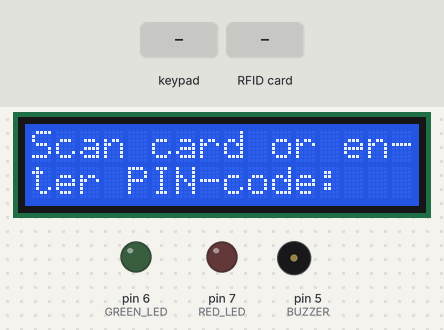
Simulated run of this sketch. Board: Arduino Uno, built with avr-gcc and run on an emulated ATmega328P. Parts: 16×2 character LCD, output pins drawn as LEDs (lit = HIGH), buzzer (waves = sounding). The inputs (shaded band) are chosen by the test bench. Pins used as bus, display or sensor lines are not drawn.

Above: at 1.3 s.
1.4 s: keypad keys 1 0 6 4 3 3 6 0 * pressed 0.4 s apart
At 5.5 s:
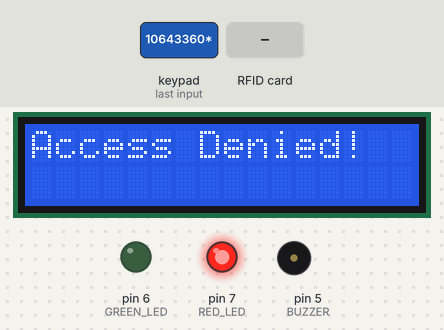
6.5 s: RFID card 03 70 EB FD held to the reader
At 8.4 s:
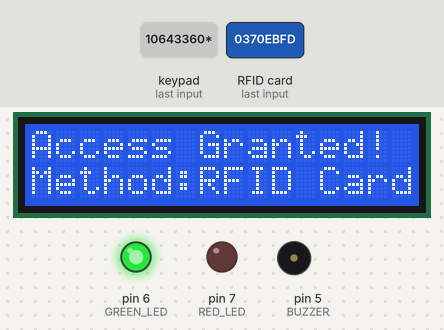
9.5 s: key 'A' pressed
At 11.7 s:
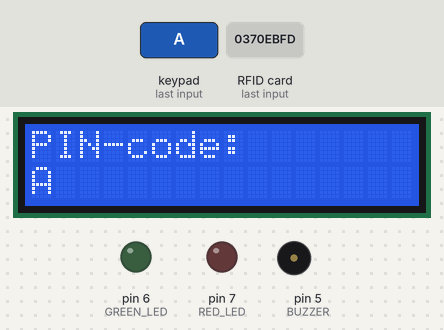
12.3 s: key 'B' pressed
At 13.4 s:
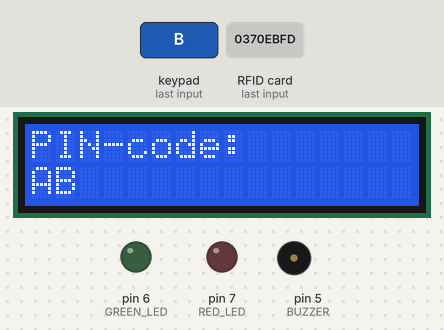
13.8 s: keypad keys 1 0 6 4 3 3 6 0 # pressed 0.4 s apart
At 18.3 s:
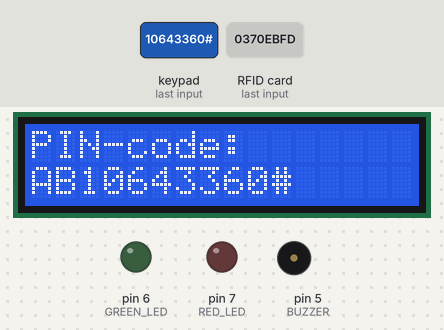
18.9 s: key 'C' pressed
At 20.0 s:
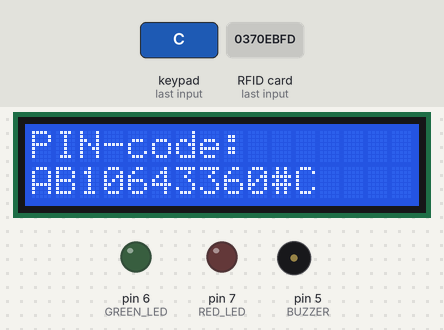
Timing chart, 0 to 21.4 s (numbered marks = the images above; inputs shaded):
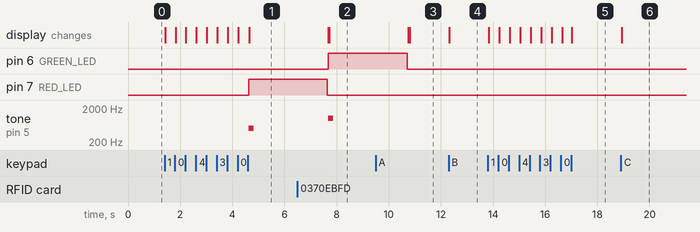

The sketch:

Lock_using_RFID_RC522.ino
```cpp
#include <Wire.h>
#include <LiquidCrystal_I2C.h>
#include <SPI.h>
#include <MFRC522.h>
#include <Keypad.h>
#include <SoftwareSerial.h>

#define SS_PIN 10
#define RST_PIN 9
#define GREEN_LED 6
#define RED_LED 7
#define BUZZER 5

MFRC522 rfid(SS_PIN, RST_PIN);
LiquidCrystal_I2C lcd(0x27, 16, 2);
SoftwareSerial BTSerial(2, 3); // RX, TX

int PIN = "";
const byte ROWS = 4; // Four rows
const byte COLS = 4; // Four columns
char keys[ROWS][COLS] = {
  {'1', '2', '3', 'A'},
  {'4', '5', '6', 'B'},
  {'7', '8', '9', 'C'},
  {'*', '0', '#', 'D'}
};
byte rowPins[ROWS] = {A0, A1, A2, A3}; // Connect to the row pinouts of the keypad
byte colPins[COLS] = {4, 8, A4, A5}; // Connect to the column pinouts of the keypad

Keypad keypad = Keypad(makeKeymap(keys), rowPins, colPins, ROWS, COLS);

String correctPIN = "10643360"; // Example PIN for Bluetooth unlock
String correctNumpadCode = "124578"; // Example code for numpad unlock
byte allowedUID[4] = {0x03, 0x70, 0xEB, 0xFD}; // Example UID for RFID card

void setup() {
  pinMode(GREEN_LED, OUTPUT);
  pinMode(RED_LED, OUTPUT);
  pinMode(BUZZER, OUTPUT);

  Serial.begin(9600);
  BTSerial.begin(9600);

  SPI.begin();
  rfid.PCD_Init();

  lcd.init();
  lcd.backlight();
  lcd.setCursor(0, 0);
  lcd.print("Scan card or en-");
  lcd.setCursor(0, 1);
  lcd.print("ter PIN-code:");
}

void loop() {
  // Bluetooth Unlocking
  if (BTSerial.available()) {
    String receivedPIN = BTSerial.readString();
    lcd.print("Received Bluetooth PIN: ");
    lcd.println(receivedPIN); // Debugging
    if (receivedPIN.equals(correctPIN)) {
      unlockDoor("Bluetooth");
    } else {
      accessDenied();
    }
  }

  // RFID Unlocking
  if (rfid.PICC_IsNewCardPresent() && rfid.PICC_ReadCardSerial()) {
    if (checkRFIDCard(rfid.uid.uidByte)) {
      unlockDoor("RFID Card");
    } else {
      accessDenied();
    }
    rfid.PICC_HaltA();
  }

  // Numpad Unlocking
  char key = keypad.getKey();
  if (key) {
    static String numpadInput = "";
    lcd.clear();
    lcd.print("PIN-code: ");
    lcd.setCursor(0, 1);
    lcd.print(numpadInput + key); // Debugging
    if (key == '*') {
      if (numpadInput.equals(correctNumpadCode)) {
        unlockDoor("Numpad");
      } else {
        accessDenied();
      }
      numpadInput = "";
    } else {
      numpadInput += key;
    }
  }
}

void unlockDoor(String method) {
  digitalWrite(GREEN_LED, HIGH);
  tone(BUZZER, 1000, 200);
  lcd.clear();
  lcd.setCursor(0, 0);
  lcd.print("Access Granted!");
  lcd.setCursor(0, 1);
  lcd.print("Method:" + method);
  delay(3000);
  digitalWrite(GREEN_LED, LOW);
  lcd.clear();
  lcd.setCursor(0, 0);
  lcd.print("Scan card or en-");
  lcd.setCursor(0, 1);
  lcd.print("ter PIN-code:");}

void accessDenied() {
  digitalWrite(RED_LED, HIGH);
  tone(BUZZER, 500, 200);
  lcd.clear();
  lcd.setCursor(0, 0);
  lcd.print("Access Denied!");
  delay(3000);
  digitalWrite(RED_LED, LOW);
  lcd.clear();
  lcd.setCursor(0, 0);
  lcd.print("Scan card or en-");
  lcd.setCursor(0, 1);
  lcd.print("ter PIN-code:");}

bool checkRFIDCard(byte *uid) {
  for (byte i = 0; i < 4; i++) {
    if (uid[i] != allowedUID[i]) {
      return false;
    }
  }
  return true;
}
```

Measured:
- after the input at 1.4 s, pin 7 (RED_LED): LOW → HIGH after 3.2 s; tone on pin 5 (BUZZER): silent → 500 Hz after 3.2 s, → silent 0.20 s later; the display: first changes at once (image 1 shows a later state)
- after the input at 6.5 s, pin 6 (GREEN_LED): LOW → HIGH after 1.2 s; tone on pin 5 (BUZZER): silent → 1000 Hz after 1.2 s, → silent 0.20 s later; the display: first differs from a run without the input after 1.2 s (image 2)
- after the input at 9.5 s, the display: first differs from a run without the input after 1.3 s (image 3)
- after the input at 12.3 s, the display: changes at once (image 4)
- after the input at 13.8 s, the display: first changes at once (image 5 shows a later state)
- after the input at 18.9 s, the display: changes at once (image 6)
